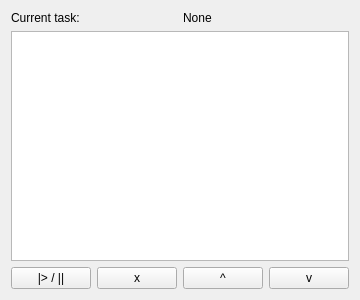
<?xml version="1.0" encoding="UTF-8"?>
<ui version="4.0">
 <class>Form</class>
 <widget class="QWidget" name="Form">
  <property name="geometry">
   <rect>
    <x>0</x>
    <y>0</y>
    <width>255</width>
    <height>300</height>
   </rect>
  </property>
  <property name="windowTitle">
   <string>Form</string>
  </property>
  <layout class="QGridLayout" name="gridLayout">
   <item row="2" column="2">
    <widget class="QPushButton" name="moveUpButton">
     <property name="text">
      <string>^</string>
     </property>
    </widget>
   </item>
   <item row="2" column="3">
    <widget class="QPushButton" name="moveDownButton">
     <property name="text">
      <string>v</string>
     </property>
    </widget>
   </item>
   <item row="2" column="1">
    <widget class="QPushButton" name="deleteButton">
     <property name="text">
      <string>x</string>
     </property>
     <property name="checkable">
      <bool>false</bool>
     </property>
     <property name="checked">
      <bool>false</bool>
     </property>
    </widget>
   </item>
   <item row="2" column="0">
    <widget class="QPushButton" name="playPauseButton">
     <property name="sizePolicy">
      <sizepolicy hsizetype="Minimum" vsizetype="Fixed">
       <horstretch>0</horstretch>
       <verstretch>0</verstretch>
      </sizepolicy>
     </property>
     <property name="text">
      <string>|&gt; / ||</string>
     </property>
    </widget>
   </item>
   <item row="1" column="0" colspan="4">
    <widget class="QListWidget" name="queueList"/>
   </item>
   <item row="0" column="2" colspan="2">
    <widget class="QLabel" name="currentTaskLabel">
     <property name="text">
      <string>None</string>
     </property>
    </widget>
   </item>
   <item row="0" column="0" colspan="2">
    <widget class="QLabel" name="label">
     <property name="text">
      <string>Current task:</string>
     </property>
    </widget>
   </item>
  </layout>
 </widget>
 <resources/>
 <connections/>
</ui>
